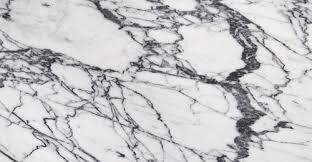
#> input picture Class2022/Claudia Olavarrieta - Marcos Valdivie/images/marble1.jpg, 312 x 162 px
$ python play.py
#> lines starting #> are read from the running program, lines starting #| are printed output that depends on the picture
### Class2022/Claudia Olavarrieta - Marcos Valdivie/perlin_noise_textures.py
import math
import numpy as np
from PIL import Image
import rendering as ren

# [69 lines left out: functions smoothNoise, generateTurbulence, generateMarble, generateWood, not called in this run]


def marble(width, height, xperiod:float=5.0, yperiod:float=10.0, turbpower:float=5.0, turbsize:float=32.0):
    noise = ren.create_buffer(width * height, np.float32)
    with ren.mapped(noise) as map:
        np.copyto(map.view(np.float32),
        np.random.rand(width * height).astype(np.float32))

    arr = ren.create_image2d(width, height, ren.float4)
    generateMarble[width * height](noise, arr, xperiod, yperiod, turbpower, turbsize)

    image = np.zeros((arr.shape[1], arr.shape[0], 3))
    with ren.mapped(arr) as map:
        np.copyto(image, map[:,:,:3])
    return image.astype(np.uint8)

# [13 lines left out: function wood, not called in this run]

# [4 lines of commented-out code are left out]

### Class2022/Claudia Olavarrieta - Marcos Valdivie/play.py
import math
from tutorials.lesson_common import ROOT_DIR
from perlin_noise_textures import marble, wood
from figures_modelation import *
from utils import *
import rendering as ren
import time
import numpy as np
from PIL import Image

vertex_shader_globals = ren.create_struct(Transforms)
fragment_shader_globals = ren.create_struct(Materials)

########################################
###           Textures               ###
########################################
images_folder = f"{ROOT_DIR}/Class2022/Claudia Olavarrieta - Marcos Valdivie/images"
image_for_texture1 = np.array(Image.open(f"{images_folder}/marble1.jpg"))
#> image_for_texture1 is the input picture: shape (162, 312, 3); mean R, G, B 198.6, 198.6, 200
image_for_texture2 = np.array(Image.open(f"{images_folder}/marble2.jpg"))
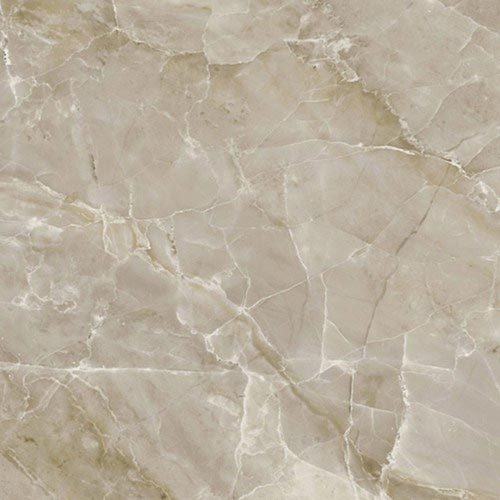
#> input picture Class2022/Claudia Olavarrieta - Marcos Valdivie/images/marble2.jpg, 500 x 500 px
#> image_for_texture2 is the input picture: shape (500, 500, 3); mean R, G, B 186.1, 175.7, 158.8
image_for_texture3 = np.array(Image.open(f"{images_folder}/marble3.jpg"))
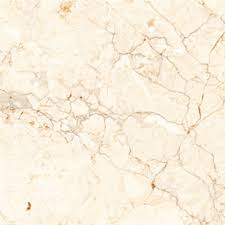
#> input picture Class2022/Claudia Olavarrieta - Marcos Valdivie/images/marble3.jpg, 225 x 225 px
#> image_for_texture3 is the input picture: shape (225, 225, 3); mean R, G, B 249.1, 238.9, 220.8
image_for_texture4 = marble(200, 200, 0.0, 1.0, 1.5, 32.0)
#> (the run stopped early here; a loop or call above may not have finished)
